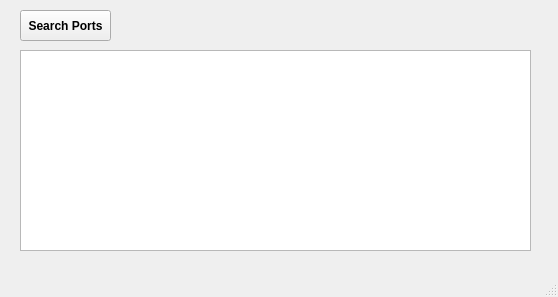
<?xml version="1.0" encoding="UTF-8"?>
<ui version="4.0">
 <class>MainWindow</class>
 <widget class="QMainWindow" name="MainWindow">
  <property name="geometry">
   <rect>
    <x>0</x>
    <y>0</y>
    <width>558</width>
    <height>297</height>
   </rect>
  </property>
  <property name="windowTitle">
   <string>MainWindow</string>
  </property>
  <widget class="QWidget" name="centralwidget">
   <widget class="QTextBrowser" name="textBrowser">
    <property name="geometry">
     <rect>
      <x>20</x>
      <y>50</y>
      <width>511</width>
      <height>201</height>
     </rect>
    </property>
    <property name="html">
     <string>&lt;!DOCTYPE HTML PUBLIC &quot;-//W3C//DTD HTML 4.0//EN&quot; &quot;http://www.w3.org/TR/REC-html40/strict.dtd&quot;&gt;
&lt;html&gt;&lt;head&gt;&lt;meta name=&quot;qrichtext&quot; content=&quot;1&quot; /&gt;&lt;style type=&quot;text/css&quot;&gt;
p, li { white-space: pre-wrap; }
&lt;/style&gt;&lt;/head&gt;&lt;body style=&quot; font-family:'MS Shell Dlg 2'; font-size:8.25pt; font-weight:400; font-style:normal;&quot;&gt;
&lt;p style=&quot;-qt-paragraph-type:empty; margin-top:0px; margin-bottom:0px; margin-left:0px; margin-right:0px; -qt-block-indent:0; text-indent:0px;&quot;&gt;&lt;br /&gt;&lt;/p&gt;
&lt;p style=&quot;-qt-paragraph-type:empty; margin-top:0px; margin-bottom:0px; margin-left:0px; margin-right:0px; -qt-block-indent:0; text-indent:0px;&quot;&gt;&lt;br /&gt;&lt;/p&gt;&lt;/body&gt;&lt;/html&gt;</string>
    </property>
   </widget>
   <widget class="QPushButton" name="searchPorts">
    <property name="geometry">
     <rect>
      <x>20</x>
      <y>10</y>
      <width>91</width>
      <height>31</height>
     </rect>
    </property>
    <property name="font">
     <font>
      <weight>75</weight>
      <italic>false</italic>
      <bold>true</bold>
     </font>
    </property>
    <property name="text">
     <string>Search Ports</string>
    </property>
   </widget>
  </widget>
  <widget class="QMenuBar" name="menubar">
   <property name="geometry">
    <rect>
     <x>0</x>
     <y>0</y>
     <width>558</width>
     <height>21</height>
    </rect>
   </property>
  </widget>
  <widget class="QStatusBar" name="statusbar"/>
 </widget>
 <resources/>
 <connections/>
</ui>
